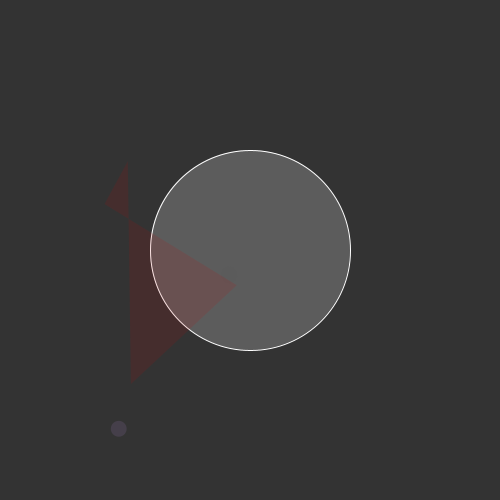
Frame 1 (no input)
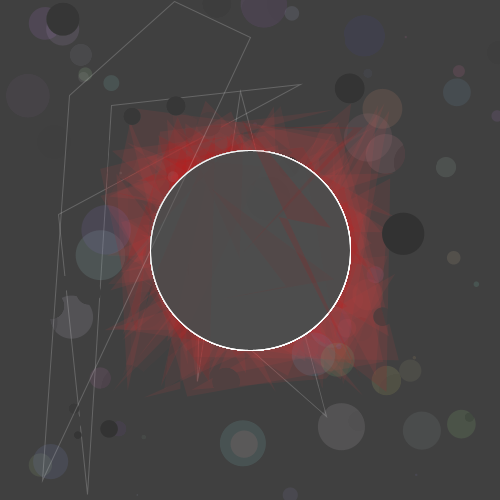
Frame 60 (the mouse pressed at the canvas centre just before this capture)
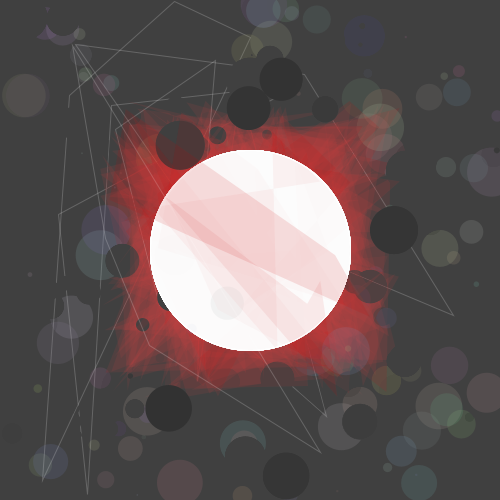
Frame 120 (the mouse held since frame 60 and released just before this capture)

The Processing sketch that drew these frames (run headless with seeded random() and noise(); from frame 60 on, the mouse is pressed at the canvas centre):

// Processing sketch: Untitled__White_Dot_
// ── Untitled__White_Dot_.pde
float  x = 0;
float y = 0;
float xinc = 1;
int frame = 0;

void setup(){
  size(500,500);
  background(50);
}
void draw(){
  rectMode(CORNER);
  fill(0);
  //int i = int(random(0,20));
  //if(i == 0) fill(255);
  //stroke(255);
  //rect(x,y,50,50);
  if(x > 500 || x < 0){
    y += 50;
    xinc *= -1;
  }
  if(y >= 500) y = 0;
  x += xinc;
  fill(100,2);
  rect(-10,-10,510,510);
  //fill(0);
  if(frameCount%2==0) stroke(20);
  stroke(0,0);
  fill(random(100,200),random(100,200),random(100,200),40);
  circle(random(0,500),random(0,500),random(0,50));
  
  stroke(0,0);
  fill(50);
  circle(random(0,500),random(0,500),random(0,50));
  
  stroke(0);
  stroke(255,50);
  fill(0,0);
  if(frameCount % 20 == 0){
    quad(random(0,500),random(0,500),random(0,500),random(0,500),
    random(0,500),random(0,500),random(0,500),random(0,500));
  }
  
  
  fill(150 + 105*sin(frameCount/15.0),100);
  stroke(255);
  circle(width/2,height/2,200);
  
  fill(200,0,0,10);
  fill(200,0,0,30);
  stroke(255,0);
  if(frameCount - frame > 100) return;
  quad(random(100,400),random(100,400),random(100,400),random(100,400),
  random(100,400),random(100,400),random(100,400),random(100,400));
  
  frame = frameCount;
}
class Mote{
  
}
